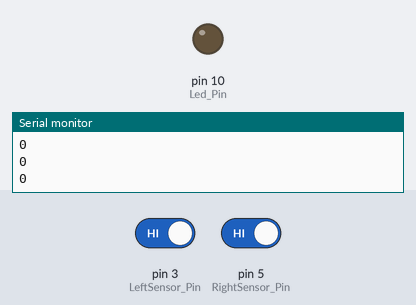
Bench run of a sketch on a simulated Arduino Uno, built with avr-gcc and run on an emulated ATmega328P. Parts: output pins drawn as LEDs (lit = HIGH), the last lines printed to the serial monitor. The inputs (shaded band) are chosen by the test bench; at power-on: pin 3 (LeftSensor_Pin) HIGH, pin 5 (RightSensor_Pin) HIGH.

Above: at 1.2 s.
1.3 s: pin 3 (LeftSensor_Pin) driven LOW and pin 5 (RightSensor_Pin) driven LOW
At 1.8 s:
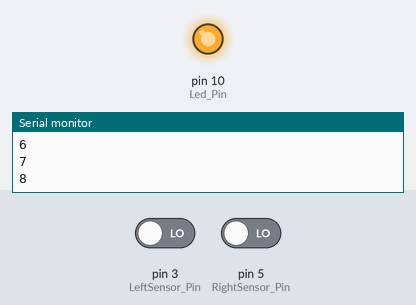
Timing chart, 0 to 4.3 s (numbered marks = the images above; inputs shaded):
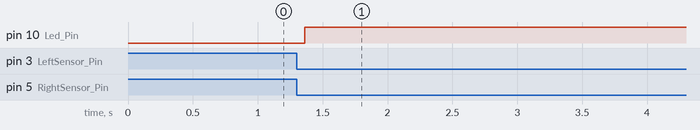

Measured:
- after the input at 1.3 s, pin 10 (Led_Pin): LOW → HIGH after 0.06 s

The sketch:

Bidirectional_visitor_counter.ino
```cpp
// Bi-Directional counter for a room with single door (Entry and Exit from same door)
int Led_Pin = 10;
int LeftSensor_Pin =3;
int RightSensor_Pin = 5;

int LeftSensor_value =1;
int RightSensor_value =1;

int counter = 0;

void setup()
{
 pinMode(Led_Pin,OUTPUT); //Led
 pinMode(LeftSensor_Pin,INPUT);
 pinMode(RightSensor_Pin,INPUT);

 Serial.begin(9600);
}

void loop()
{

  LeftSensor_value = digitalRead(LeftSensor_Pin);
  RightSensor_value = digitalRead(RightSensor_Pin);

  if(RightSensor_value == 0)
  {
    for(int i=0; i<10 ; i++)
    {
      delay(50);
       LeftSensor_value = digitalRead(LeftSensor_Pin);
       if(LeftSensor_value == 0)
       {
        counter++;
        break;
       }
    }
    RightSensor_value=1;

    LeftSensor_value=1;

  }


   if(LeftSensor_value == 0)
  {
    for(int i=0; i<10 ; i++)
    {
      delay(50);
       RightSensor_value = digitalRead(RightSensor_Pin);
       if(RightSensor_value == 0)
       {
        counter--;
        break;
       }
    }
    LeftSensor_value=1;

    RightSensor_value=1;

  }

  delay(10);

  Serial.println(counter);

  if(counter>0)
  {
    digitalWrite(Led_Pin,HIGH);
  }
  else
  {
    digitalWrite(Led_Pin,LOW);
  }

  if(counter<0)
  {
    counter=0;
  }


}
```
